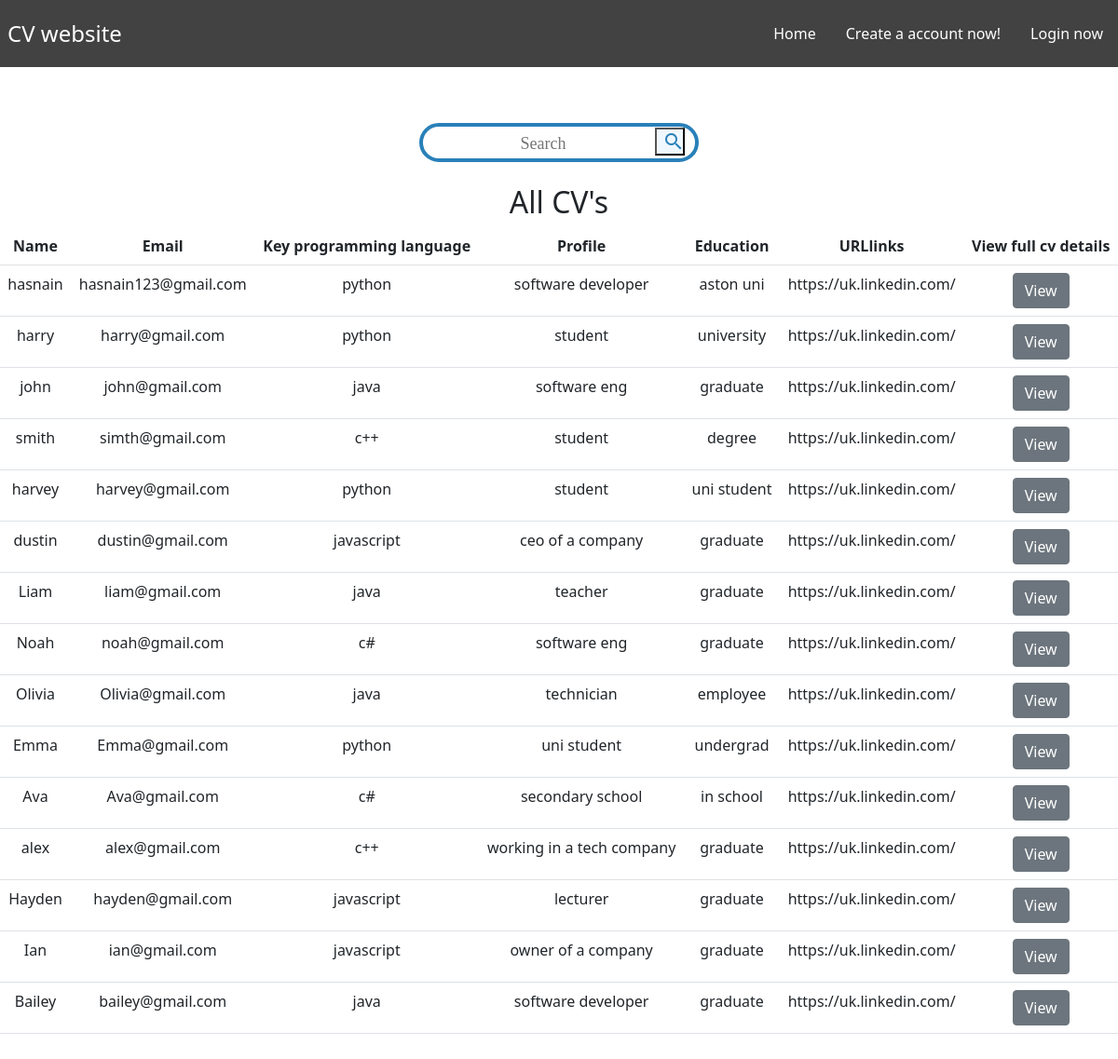
The page / on the database its author committed.
### tables this page shows
CREATE TABLE `cvs` (
  `id` bigint(20) UNSIGNED NOT NULL,
  `name` varchar(100) NOT NULL,
  `email` varchar(100) NOT NULL,
  `password` varchar(255) NOT NULL,
  `keyprogramming` varchar(255) DEFAULT NULL,
  `profile` varchar(500) DEFAULT NULL,
  `education` varchar(500) DEFAULT NULL,
  `URLlinks` varchar(500) DEFAULT NULL
);

### index.php (the view, shortened to what this page needs)
<!DOCTYPE html>
<html lang="en">
<head>
	<link href="https://cdn.jsdelivr.net/npm/bootstrap@5.1.3/dist/css/bootstrap.min.css" rel="stylesheet">
	<link href="style.css" rel="stylesheet">
</head>
<body class="body-style">
	<nav class="navbar">
		<div class="brand-title">CV website</div>
		<div class="navbar-links">
			<ul>
			<?php
				if(isset($_SESSION['username'])) {
					echo "<li><a href='index.php'>Home</a></li>";
					echo "<li><a href='update_cv.php'>Update your CV</a></li>";
					echo "<li><a href='logout.php'>Log out</a></li>";
				} else {
					echo "<li><a href='index.php'>Home</a></li>";
					echo "<li><a href='register_form.php'>Create a account now!</a></li>";
					echo "<li><a href='login_form.php'>Login now</a></li>";
				}
			?>
			</ul>
		</div>
	</nav>
	<form action="search.php" method="POST" id="search">
        <div class="boxContainer">
            <table class="elementsCont">
                <tr>
                    <td>
                        <input type="text" placeholder="Search" class="Search" name="search">
                    </td>
                    <td>
                        <button id="search" name="submitted" class="buttons"><i class="material-icons">search</i></button>
                    </td>
                </tr>
            </table>
        </div>
    </form>
	<br>
	<h2>All CV's</h2>
	<?php
		require_once ('connectdb.php');
		try {
			$query="SELECT  * FROM  cvs ";
			$rows =  $db->query($query);
			if ( $rows && $rows->rowCount()> 0) {
			?>
		<table cellspacing="0"  cellpadding="5" class="table" >
		  <tr><th align='left'><b>Name</b></th>
		  <th align='left'><b>Email</b></th>
		  <th align='left'><b>Key programming language</b></th></th>
		  <th align='left'><b>Profile</b></th></th>
		  <th align='left'><b>Education</b></th></th>
		  <th align='left'><b>URLlinks</b></th>
		  <th align='left'><b>View full cv details</b></th></tr>
			<?php
				while  ($row =  $rows->fetch())	{
					echo  "<tr><td align='left'>" . $row['name'] . "</td>";
					echo  "<td align='left'>" . $row['email'] . "</td>";
					echo  "<td align='left'>" . $row['keyprogramming'] . "</td>";
					echo  "<td align='left'>" . $row['profile'] . "</td>";
					echo  "<td align='left'>" . $row['education'] . "</td>";
					echo "<td align='left'>". $row['URLlinks'] . "</td>";
					echo "<td align='left'><a href='cv_details.php?id=" . $row['id'] . "'" . "class='btn btn-secondary'>View</a></td></tr>\n";
				}
				echo  '</table>';
			}
			else {
				echo  "<p>No CV's in the list.</p>\n";
			}
		}
		catch (PDOexception $ex){
			echo "Sorry, a database error occurred! <br>";
			echo "Error details: <em>". $ex->getMessage()."</em>";
		}
	?>
	<br><br><br><br>
</body>
</html>

### style.css (style rules this page uses)
* { box-sizing: border-box; text-align: center; }
.body-style { margin: 0; padding: 0; }
.boxContainer { margin:auto; margin-top:5%; width:300px; height:42px; border: 4px solid #2980b9; padding:0px 10px; border-radius:50px; }
.Search { border: none; height:100%; width:100%; padding:0px 10px; border-radius:50px; font-size:18px; font-family: "Nunito"; color: #424242; font-weight: 500; }
.material-icons { font-size:50; color:#2980b9; }
.buttons { background-color: aliceblue; height: 30px; width: 32px; }
.navbar { display: flex; justify-content: space-between; align-items: center; background-color: #424242; color: white; }
.brand-title { font-size: 1.5rem; margin: 0.5rem; }
.navbar-links ul { margin: 0; padding: 0; display: flex; }
.navbar-links li { list-style: none; }
.navbar-links li a { text-decoration: none; color: white; padding: 1rem; display: block; }
.table { margin: auto; }

### rows shown on the page
cvs: name "hasnain", email "hasnain123@gmail.com", keyprogramming "python", profile "software developer", education "aston uni", URLlinks "https://uk.linkedin.com/"
cvs: name "harry", email "harry@gmail.com", keyprogramming "python", profile "student", education "university", URLlinks "https://uk.linkedin.com/"
cvs: name "john", email "john@gmail.com", keyprogramming "java", profile "software eng", education "graduate", URLlinks "https://uk.linkedin.com/"
cvs: name "smith", email "simth@gmail.com", keyprogramming "c++", profile "student", education "degree", URLlinks "https://uk.linkedin.com/"
cvs: name "harvey", email "harvey@gmail.com", keyprogramming "python", profile "student", education "uni student", URLlinks "https://uk.linkedin.com/"
cvs: name "dustin", email "dustin@gmail.com", keyprogramming "javascript", profile "ceo of a company", education "graduate", URLlinks "https://uk.linkedin.com/"
cvs: name "Liam", email "liam@gmail.com", keyprogramming "java", profile "teacher", education "graduate", URLlinks "https://uk.linkedin.com/"
cvs: name "Noah", email "noah@gmail.com", keyprogramming "c#", profile "software eng", education "graduate", URLlinks "https://uk.linkedin.com/"
cvs: name "Olivia", email "Olivia@gmail.com", keyprogramming "java", profile "technician", education "employee", URLlinks "https://uk.linkedin.com/"
cvs: name "Emma", email "Emma@gmail.com", keyprogramming "python", profile "uni student", education "undergrad", URLlinks "https://uk.linkedin.com/"
cvs: name "Ava", email "Ava@gmail.com", keyprogramming "c#", profile "secondary school", education "in school", URLlinks "https://uk.linkedin.com/"
cvs: name "alex", email "alex@gmail.com", keyprogramming "c++", profile "working in a tech company", education "graduate", URLlinks "https://uk.linkedin.com/"
cvs: name "Hayden", email "hayden@gmail.com", keyprogramming "javascript", profile "lecturer", education "graduate", URLlinks "https://uk.linkedin.com/"
cvs: name "Ian", email "ian@gmail.com", keyprogramming "javascript", profile "owner of a company", education "graduate", URLlinks "https://uk.linkedin.com/"
cvs: name "Bailey", email "bailey@gmail.com", keyprogramming "java", profile "software developer", education "graduate", URLlinks "https://uk.linkedin.com/"
